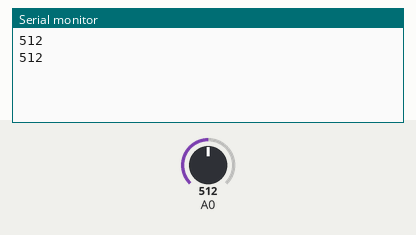
This sketch was run on a simulated Arduino Uno, built with avr-gcc and run on an emulated ATmega328P. Shown: the last lines printed to the serial monitor. The inputs (shaded band) are chosen by the test bench; at power-on: A0 = 512.

Above: at 3.3 s.
3.4 s: A0 set to 716
At 6.3 s:
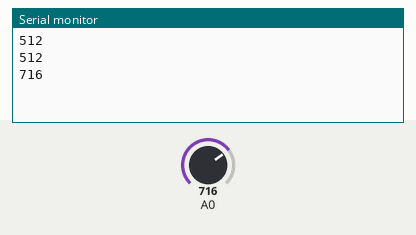
6.7 s: A0 set to 900
At 8.3 s:
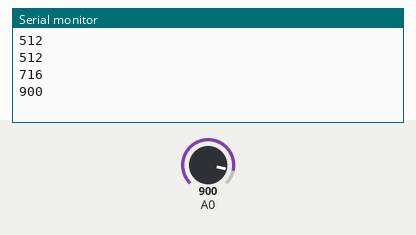
Timing chart, 0 to 9.8 s (numbered marks = the images above; inputs shaded):
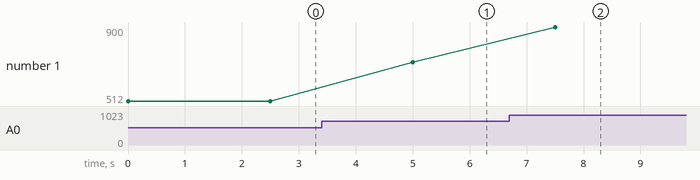

Measured:
- after the input at 3.4 s, the serial monitor: prints a new line after 1.6 s (image 1)
- after the input at 6.7 s, the serial monitor: prints a new line after 0.80 s (image 2)
- plotted number 1: 512 → 716 after the input at 3.4 s, 716 → 900 after the input at 6.7 s

The sketch:

_6.-EntradaAnalogica.ino
```cpp
void setup() {
  // put your setup code here, to run once:
Serial.begin(9600);
}

void loop() {
  // put your main code here, to run repeatedly:
int dato=analogRead(A0);
Serial.println(dato);
delay(2500);
}
```
